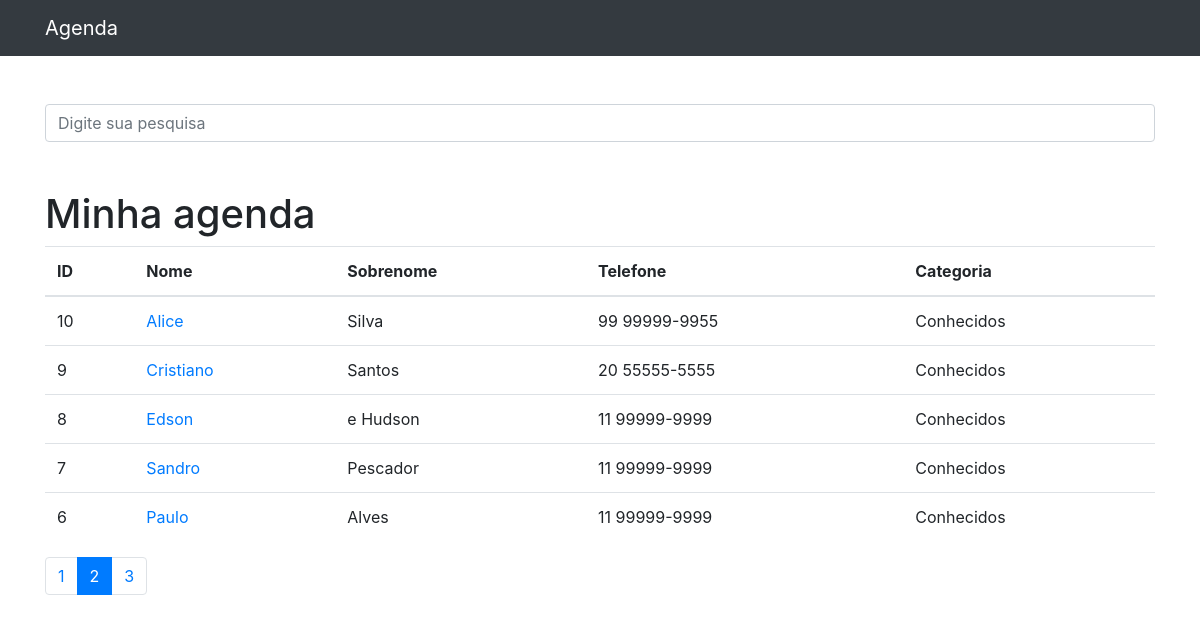
Screenshot of /?p=2&termo= with the database file from the repository.
### contatos/models.py (models this page shows, shortened)
class Contato(models.Model):
    nome = models.CharField(max_length=50)
    sobrenome = models.CharField(max_length=50, blank=True)
    telefone = models.CharField(max_length=50)
    email = models.EmailField(max_length=254, blank=True)
    data_criacao = models.DateTimeField(default=timezone.now)
    descricao = models.TextField(blank=True)
    categoria = models.ForeignKey(Categoria, on_delete=models.DO_NOTHING)
    mostrar = models.BooleanField(default=True)
    foto = models.ImageField(blank=True, upload_to='fotos/%Y/%m/')

class Categoria(models.Model):
    nome = models.CharField(max_length=50)
    def __str__(self):
        return self.nome

### contatos/views.py (the view)
# urls.py: path('', views.index, name='index'),
def index(request):
    contatos = Contato.objects.order_by("-id").filter(mostrar=True)
    paginator = Paginator(contatos, 5)
    page = request.GET.get("p")
    contatos = paginator.get_page(page)
    return render(request, "contatos/index.html", {"contatos": contatos})

### contatos/templates/contatos/index.html
{% extends 'base.html' %}
{% block conteudo %}
<h1 class="mt-5">Minha agenda</h1>
    <table class="table">
        <thead>
            <tr>
                <th>ID</th>
                <th>Nome</th>
                <th>Sobrenome</th>
                <th>Telefone</th>
                <th>Categoria</th>
            </tr>
        </thead>
        <tbody>
            {% for contato in contatos %}
                <tr>
                    <td>{{ contato.id }}</td>
                    <td>
                    <a href="{% url 'ver_contato' contato.id %}"> {{ contato.nome }} </a>
                    </td>
                    <td>{{ contato.sobrenome }}</td>
                    <td>{{ contato.telefone }}</td>
                    <td>{{ contato.categoria }}</td>
                </tr>
            {% endfor %}
        </tbody>
    </table>
<nav aria-label="Page navigation example">
  <ul class="pagination">
    {% for pagina in contatos.paginator.page_range %}
        {% if contatos.number == pagina %}
            <li class="page-item active">
                <a class="page-link" href="?p={{ pagina }}&termo={{ request.GET.termo }}">{{pagina}}</a>
            </li>
        {% else %}
            <li class="page-item">
                <a class="page-link" href="?p={{ pagina }}&termo={{ request.GET.termo }}">{{pagina}}</a>
            </li>
        {% endif %}
    {% endfor %}
  </ul>
</nav>
{% endblock conteudo %}

### rows the page displays
Contato: id "10", nome "Alice", sobrenome "Silva", telefone "99 99999-9955", categoria "Conhecidos"
Contato: id "9", nome "Cristiano", sobrenome "Santos", telefone "20 55555-5555", categoria "Conhecidos"
Contato: id "8", nome "Edson", sobrenome "e Hudson", telefone "11 99999-9999", categoria "Conhecidos"
Contato: id "7", nome "Sandro", sobrenome "Pescador", telefone "11 99999-9999", categoria "Conhecidos"
Contato: id "6", nome "Paulo", sobrenome "Alves", telefone "11 99999-9999", categoria "Conhecidos"

### other values shown
{{ pagina }} "1" "3"
{{ pagina }} "2"
